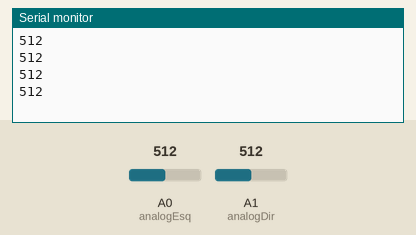
Bench run of a sketch on a simulated Arduino Uno, built with avr-gcc and run on an emulated ATmega328P. On the bench: the last lines printed to the serial monitor. Inputs (shaded band) come from the test bench; at power-on: A0 (analogEsq) = 512, A1 (analogDir) = 512. Random numbers use the default seed unless the sketch sets one.

Above: at 2.2 s.
2.3 s: A0 (analogEsq) set to 716
At 3.9 s:
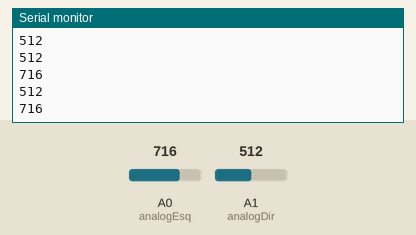
4.0 s: A1 (analogDir) set to 306
At 5.0 s:
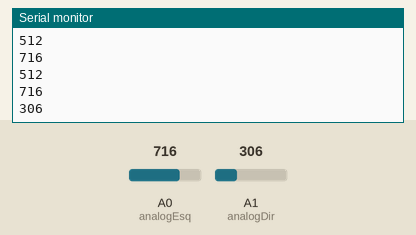
5.7 s: A0 (analogEsq) set to 900
At 5.7 s:
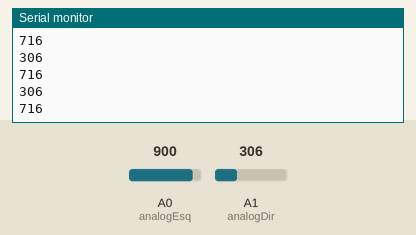
7.4 s: A1 (analogDir) set to 122
At 7.9 s:
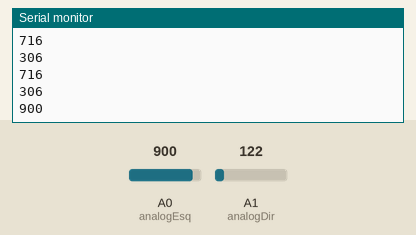
Timing chart, 0 to 10.1 s (numbered marks = the images above; inputs shaded):
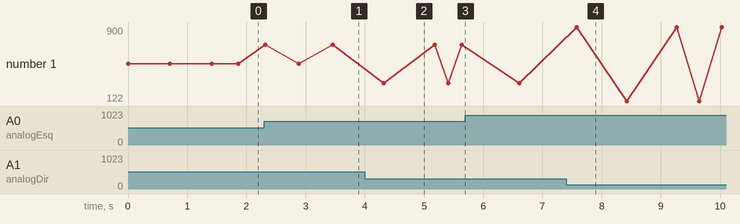

The sketch:

hands_receptor.ino
```cpp
int analogEsq = A0;
int analogDir = A1;
int randomDelay;

void setup() {
  Serial.begin(9600);
}

void loop() {
  randomDelay = random(100, 1000);

  //Serial.print("Esq: ");
  Serial.println(analogRead(analogEsq));

  delay(randomDelay);

  //Serial.print("Dir: ");
  Serial.println(analogRead(analogDir));

  delay(randomDelay);
}
```

Measured:
- after the input at 2.3 s, the serial monitor: prints a new line at once (image 1)
- after the input at 4.0 s, the serial monitor: prints a new line after 0.32 s (image 2)
- plotted number 1: 512 → 716 after the input at 2.3 s
